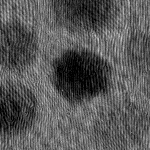
#> input picture Images/TEM126/TEM126_crop1.jpg, 150 x 150 px
$ python -i filters.py   (imports and definitions only)   (older library calls are emulated)
#> lines starting #> are read from the running program, lines starting #| are printed output that depends on the picture
#> further down, picture is the input picture: shape (150, 150, 3); min 0, max 201, mean 87.4
import cv2
import math

def sobel_filter(image):
    #Sobel Edge filter for enhancement of edges
    sobel_x = cv2.Sobel(image, cv2.CV_64F, 1, 0, ksize=3)  # X direction
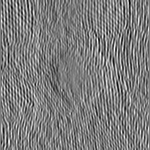
#> sobel_x: shape (150, 150, 3) float64; min -412, max 430, mean 1.4; drawn with min black and max white
    sobel_y = cv2.Sobel(image, cv2.CV_64F, 0, 1, ksize=3)  # Y direction
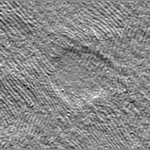
#> sobel_y: shape (150, 150, 3) float64; min -271, max 235, mean 1.1; drawn with min black and max white

    # Compute the gradient magnitude (edge strength)
    sobel_magnitude = cv2.magnitude(sobel_x, sobel_y)
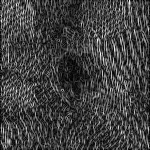
#> sobel_magnitude: shape (150, 150, 3) float64; min 0, max 446.4, mean 114; drawn with min black and max white

    # Convert the magnitude to 8-bit for adding to the original image
    sobel_magnitude_8bit = cv2.convertScaleAbs(sobel_magnitude)
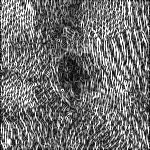
#> sobel_magnitude_8bit: shape (150, 150, 3); min 0, max 255, mean 112.1

    # Enhance the original image by adding the edge magnitude to it
    sobel_image = cv2.addWeighted((image), 1, sobel_magnitude_8bit, 1, 0)
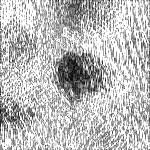
#> sobel_image: shape (150, 150, 3); min 2, max 255, mean 187

    return sobel_image


>>> import cv2
>>> picture = cv2.imread('Images/TEM126/TEM126_crop1.jpg')
>>> result = sobel_filter(picture)

$ run again, on Images/TEM126/TEM126_crop10.jpg
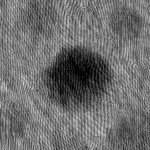
#> input picture Images/TEM126/TEM126_crop10.jpg, 150 x 150 px
#> picture is the input picture: shape (150, 150, 3); min 0, max 223, mean 109.7
#> in sobel_filter, `sobel_magnitude_8bit = cv2.convertScaleAbs(sobel_magnitude)`:
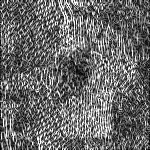
#> sobel_magnitude_8bit: shape (150, 150, 3); min 0, max 255, mean 105.1
#> in sobel_filter, `sobel_image = cv2.addWeighted((image), 1, sobel_magnitude_8bit, 1, 0)`:
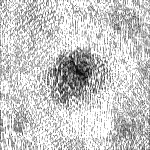
#> sobel_image: shape (150, 150, 3); min 3, max 255, mean 200.2

$ run again, on Images/TEM126/TEM126_crop11.jpg
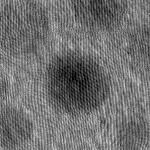
#> input picture Images/TEM126/TEM126_crop11.jpg, 150 x 150 px
#> picture is the input picture: shape (150, 150, 3); min 0, max 222, mean 111.7
#> in sobel_filter, `sobel_magnitude_8bit = cv2.convertScaleAbs(sobel_magnitude)`:
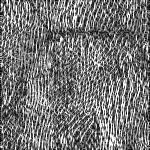
#> sobel_magnitude_8bit: shape (150, 150, 3); min 0, max 255, mean 117.5
#> in sobel_filter, `sobel_image = cv2.addWeighted((image), 1, sobel_magnitude_8bit, 1, 0)`:
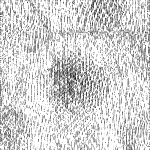
#> sobel_image: shape (150, 150, 3); min 18, max 255, mean 210

$ run again, on Images/TEM126/TEM126_crop12.jpg
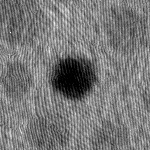
#> input picture Images/TEM126/TEM126_crop12.jpg, 150 x 150 px
#> picture is the input picture: shape (150, 150, 3); min 0, max 253, mean 120.5
#> in sobel_filter, `sobel_magnitude_8bit = cv2.convertScaleAbs(sobel_magnitude)`:
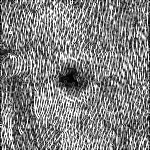
#> sobel_magnitude_8bit: shape (150, 150, 3); min 0, max 255, mean 129.9
#> in sobel_filter, `sobel_image = cv2.addWeighted((image), 1, sobel_magnitude_8bit, 1, 0)`:
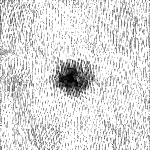
#> sobel_image: shape (150, 150, 3); min 1, max 255, mean 219
